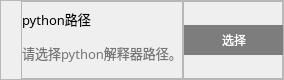
            <widget class="QFrame" name="frame_19">
             <property name="minimumSize">
              <size>
               <width>0</width>
               <height>80</height>
              </size>
             </property>
             <property name="maximumSize">
              <size>
               <width>16777215</width>
               <height>80</height>
              </size>
             </property>
             <property name="font">
              <font>
               <pointsize>10</pointsize>
              </font>
             </property>
             <property name="frameShape">
              <enum>QFrame::StyledPanel</enum>
             </property>
             <property name="frameShadow">
              <enum>QFrame::Raised</enum>
             </property>
             <layout class="QHBoxLayout" name="horizontalLayout_16">
              <property name="spacing">
               <number>0</number>
              </property>
              <property name="leftMargin">
               <number>20</number>
              </property>
              <property name="topMargin">
               <number>0</number>
              </property>
              <property name="rightMargin">
               <number>0</number>
              </property>
              <property name="bottomMargin">
               <number>0</number>
              </property>
              <item>
               <widget class="QFrame" name="frame_20">
                <property name="font">
                 <font>
                  <pointsize>10</pointsize>
                 </font>
                </property>
                <property name="frameShape">
                 <enum>QFrame::StyledPanel</enum>
                </property>
                <property name="frameShadow">
                 <enum>QFrame::Raised</enum>
                </property>
                <layout class="QVBoxLayout" name="verticalLayout_13">
                 <property name="spacing">
                  <number>0</number>
                 </property>
                 <property name="leftMargin">
                  <number>0</number>
                 </property>
                 <property name="topMargin">
                  <number>0</number>
                 </property>
                 <property name="rightMargin">
                  <number>0</number>
                 </property>
                 <item>
                  <widget class="QLabel" name="label_16">
                   <property name="font">
                    <font>
                     <family>微软雅黑</family>
                     <pointsize>10</pointsize>
                    </font>
                   </property>
                   <property name="text">
                    <string>python路径</string>
                   </property>
                  </widget>
                 </item>
                 <item>
                  <widget class="QLabel" name="python_path">
                   <property name="font">
                    <font>
                     <family>微软雅黑</family>
                     <pointsize>10</pointsize>
                    </font>
                   </property>
                   <property name="styleSheet">
                    <string notr="true">color: rgb(118, 118, 118);</string>
                   </property>
                   <property name="text">
                    <string>请选择python解释器路径。</string>
                   </property>
                   <property name="wordWrap">
                    <bool>true</bool>
                   </property>
                  </widget>
                 </item>
                </layout>
               </widget>
              </item>
              <item>
               <widget class="QFrame" name="frame_21">
                <property name="minimumSize">
                 <size>
                  <width>100</width>
                  <height>0</height>
                 </size>
                </property>
                <property name="maximumSize">
                 <size>
                  <width>80</width>
                  <height>16777215</height>
                 </size>
                </property>
                <property name="font">
                 <font>
                  <pointsize>10</pointsize>
                 </font>
                </property>
                <property name="frameShape">
                 <enum>QFrame::StyledPanel</enum>
                </property>
                <property name="frameShadow">
                 <enum>QFrame::Raised</enum>
                </property>
                <layout class="QHBoxLayout" name="horizontalLayout_17">
                 <property name="spacing">
                  <number>0</number>
                 </property>
                 <property name="leftMargin">
                  <number>0</number>
                 </property>
                 <property name="topMargin">
                  <number>0</number>
                 </property>
                 <property name="rightMargin">
                  <number>0</number>
                 </property>
                 <property name="bottomMargin">
                  <number>0</number>
                 </property>
                 <item>
                  <widget class="QPushButton" name="select_python">
                   <property name="minimumSize">
                    <size>
                     <width>100</width>
                     <height>30</height>
                    </size>
                   </property>
                   <property name="font">
                    <font>
                     <family>微软雅黑</family>
                     <pointsize>9</pointsize>
                     <weight>50</weight>
                     <italic>false</italic>
                     <bold>false</bold>
                    </font>
                   </property>
                   <property name="styleSheet">
                    <string notr="true">QPushButton{
	font: 9pt &quot;微软雅黑&quot;;
	background-color: rgb(125, 125, 125);
	color: rgb(255, 255, 255);
	border:none;
	height:25px;
}
QPushButton:hover{
	font: 9pt &quot;微软雅黑&quot;;
	background-color: rgb(111, 111, 111);
	color: rgb(255, 255, 255);
	height:25px;
}
QPushButton:pressed{
	font: 9pt &quot;微软雅黑&quot;;
	background-color: rgb(86, 86, 86);
	color: rgb(255, 255, 255);
	height:25px;
}</string>
                   </property>
                   <property name="text">
                    <string>选择</string>
                   </property>
                  </widget>
                 </item>
                </layout>
               </widget>
              </item>
             </layout>
            </widget>
